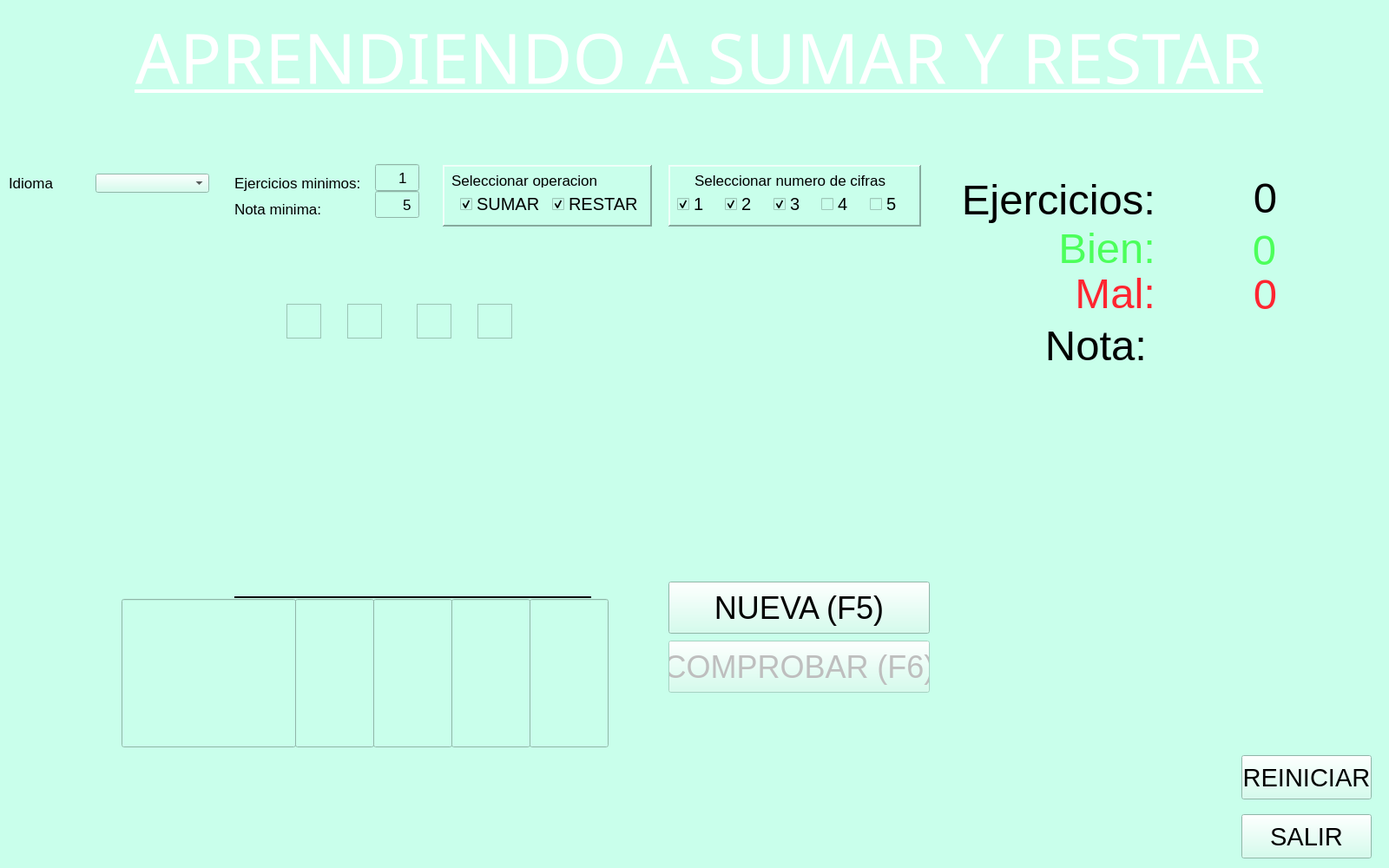
<?xml version="1.0" encoding="UTF-8"?>
<ui version="4.0">
 <class>MainWindow</class>
 <widget class="QMainWindow" name="MainWindow">
  <property name="geometry">
   <rect>
    <x>0</x>
    <y>0</y>
    <width>1600</width>
    <height>1000</height>
   </rect>
  </property>
  <property name="sizePolicy">
   <sizepolicy hsizetype="Fixed" vsizetype="Fixed">
    <horstretch>0</horstretch>
    <verstretch>0</verstretch>
   </sizepolicy>
  </property>
  <property name="minimumSize">
   <size>
    <width>1600</width>
    <height>1000</height>
   </size>
  </property>
  <property name="maximumSize">
   <size>
    <width>1600</width>
    <height>1000</height>
   </size>
  </property>
  <property name="windowTitle">
   <string notr="true">Sumar y Restar</string>
  </property>
  <property name="autoFillBackground">
   <bool>false</bool>
  </property>
  <property name="styleSheet">
   <string notr="true">background-color: rgb(201, 255, 235);</string>
  </property>
  <widget class="QWidget" name="centralWidget">
   <property name="sizePolicy">
    <sizepolicy hsizetype="Fixed" vsizetype="Fixed">
     <horstretch>0</horstretch>
     <verstretch>0</verstretch>
    </sizepolicy>
   </property>
   <property name="minimumSize">
    <size>
     <width>1600</width>
     <height>1000</height>
    </size>
   </property>
   <widget class="QFrame" name="frame">
    <property name="geometry">
     <rect>
      <x>510</x>
      <y>190</y>
      <width>241</width>
      <height>71</height>
     </rect>
    </property>
    <property name="font">
     <font>
      <pointsize>15</pointsize>
     </font>
    </property>
    <property name="frameShape">
     <enum>QFrame::Panel</enum>
    </property>
    <property name="frameShadow">
     <enum>QFrame::Raised</enum>
    </property>
    <property name="lineWidth">
     <number>2</number>
    </property>
    <property name="midLineWidth">
     <number>2</number>
    </property>
    <widget class="QWidget" name="layoutWidget">
     <property name="geometry">
      <rect>
       <x>20</x>
       <y>30</y>
       <width>211</width>
       <height>31</height>
      </rect>
     </property>
     <property name="font">
      <font>
       <pointsize>15</pointsize>
      </font>
     </property>
     <layout class="QHBoxLayout" name="horizontalLayout">
      <item>
       <widget class="QCheckBox" name="checkBox_sumar">
        <property name="font">
         <font>
          <pointsize>15</pointsize>
         </font>
        </property>
        <property name="text">
         <string>SUMAR</string>
        </property>
        <property name="checked">
         <bool>true</bool>
        </property>
       </widget>
      </item>
      <item>
       <widget class="QCheckBox" name="checkBox_restar">
        <property name="font">
         <font>
          <pointsize>15</pointsize>
         </font>
        </property>
        <property name="text">
         <string>RESTAR</string>
        </property>
        <property name="checked">
         <bool>true</bool>
        </property>
       </widget>
      </item>
     </layout>
    </widget>
    <widget class="QLabel" name="seleccionar">
     <property name="geometry">
      <rect>
       <x>10</x>
       <y>10</y>
       <width>221</width>
       <height>16</height>
      </rect>
     </property>
     <property name="font">
      <font>
       <pointsize>13</pointsize>
      </font>
     </property>
     <property name="text">
      <string>Seleccionar operacion</string>
     </property>
    </widget>
   </widget>
   <widget class="QLabel" name="titulo">
    <property name="geometry">
     <rect>
      <x>20</x>
      <y>10</y>
      <width>1571</width>
      <height>111</height>
     </rect>
    </property>
    <property name="font">
     <font>
      <family>Segoe Print</family>
      <pointsize>60</pointsize>
      <weight>50</weight>
      <bold>false</bold>
      <underline>true</underline>
      <kerning>true</kerning>
     </font>
    </property>
    <property name="styleSheet">
     <string notr="true">color: rgb(255, 255, 255);</string>
    </property>
    <property name="text">
     <string>APRENDIENDO A SUMAR Y RESTAR</string>
    </property>
    <property name="textFormat">
     <enum>Qt::AutoText</enum>
    </property>
    <property name="alignment">
     <set>Qt::AlignCenter</set>
    </property>
   </widget>
   <widget class="QFrame" name="frame_2">
    <property name="geometry">
     <rect>
      <x>770</x>
      <y>190</y>
      <width>291</width>
      <height>71</height>
     </rect>
    </property>
    <property name="font">
     <font>
      <pointsize>15</pointsize>
     </font>
    </property>
    <property name="frameShape">
     <enum>QFrame::Panel</enum>
    </property>
    <property name="frameShadow">
     <enum>QFrame::Raised</enum>
    </property>
    <property name="lineWidth">
     <number>2</number>
    </property>
    <property name="midLineWidth">
     <number>2</number>
    </property>
    <widget class="QWidget" name="layoutWidget">
     <property name="geometry">
      <rect>
       <x>10</x>
       <y>30</y>
       <width>271</width>
       <height>31</height>
      </rect>
     </property>
     <property name="font">
      <font>
       <pointsize>15</pointsize>
      </font>
     </property>
     <layout class="QHBoxLayout" name="horizontalLayout_2">
      <item>
       <widget class="QCheckBox" name="checkBox_11">
        <property name="font">
         <font>
          <pointsize>15</pointsize>
         </font>
        </property>
        <property name="text">
         <string notr="true">1</string>
        </property>
        <property name="checked">
         <bool>true</bool>
        </property>
       </widget>
      </item>
      <item>
       <widget class="QCheckBox" name="checkBox_12">
        <property name="font">
         <font>
          <pointsize>15</pointsize>
         </font>
        </property>
        <property name="text">
         <string notr="true">2</string>
        </property>
        <property name="checked">
         <bool>true</bool>
        </property>
       </widget>
      </item>
      <item>
       <widget class="QCheckBox" name="checkBox_13">
        <property name="font">
         <font>
          <pointsize>15</pointsize>
         </font>
        </property>
        <property name="text">
         <string notr="true">3</string>
        </property>
        <property name="checked">
         <bool>true</bool>
        </property>
       </widget>
      </item>
      <item>
       <widget class="QCheckBox" name="checkBox_14">
        <property name="font">
         <font>
          <pointsize>15</pointsize>
         </font>
        </property>
        <property name="text">
         <string notr="true">4</string>
        </property>
        <property name="checked">
         <bool>false</bool>
        </property>
       </widget>
      </item>
      <item>
       <widget class="QCheckBox" name="checkBox_15">
        <property name="font">
         <font>
          <pointsize>15</pointsize>
         </font>
        </property>
        <property name="text">
         <string notr="true">5</string>
        </property>
        <property name="checked">
         <bool>false</bool>
        </property>
       </widget>
      </item>
     </layout>
    </widget>
    <widget class="QLabel" name="seleccionar_2">
     <property name="geometry">
      <rect>
       <x>30</x>
       <y>10</y>
       <width>251</width>
       <height>16</height>
      </rect>
     </property>
     <property name="font">
      <font>
       <pointsize>13</pointsize>
      </font>
     </property>
     <property name="text">
      <string>Seleccionar numero de cifras</string>
     </property>
    </widget>
   </widget>
   <widget class="QPushButton" name="pushButtonSalir">
    <property name="geometry">
     <rect>
      <x>1430</x>
      <y>938</y>
      <width>150</width>
      <height>51</height>
     </rect>
    </property>
    <property name="font">
     <font>
      <pointsize>22</pointsize>
     </font>
    </property>
    <property name="text">
     <string>SALIR</string>
    </property>
   </widget>
   <widget class="QPushButton" name="pushButtonReiniciar">
    <property name="geometry">
     <rect>
      <x>1430</x>
      <y>870</y>
      <width>150</width>
      <height>51</height>
     </rect>
    </property>
    <property name="font">
     <font>
      <pointsize>22</pointsize>
     </font>
    </property>
    <property name="text">
     <string>REINICIAR</string>
    </property>
   </widget>
   <widget class="QPushButton" name="pushButtonComprobar">
    <property name="enabled">
     <bool>false</bool>
    </property>
    <property name="geometry">
     <rect>
      <x>770</x>
      <y>738</y>
      <width>301</width>
      <height>60</height>
     </rect>
    </property>
    <property name="font">
     <font>
      <pointsize>27</pointsize>
     </font>
    </property>
    <property name="text">
     <string>COMPROBAR (F6)</string>
    </property>
    <property name="shortcut">
     <string>F6</string>
    </property>
   </widget>
   <widget class="QPushButton" name="pushButtonGenerar">
    <property name="enabled">
     <bool>true</bool>
    </property>
    <property name="geometry">
     <rect>
      <x>770</x>
      <y>670</y>
      <width>301</width>
      <height>60</height>
     </rect>
    </property>
    <property name="font">
     <font>
      <pointsize>27</pointsize>
     </font>
    </property>
    <property name="text">
     <string>NUEVA (F5)</string>
    </property>
    <property name="shortcut">
     <string>F5</string>
    </property>
   </widget>
   <widget class="QLabel" name="labeloperacion1">
    <property name="geometry">
     <rect>
      <x>250</x>
      <y>360</y>
      <width>431</width>
      <height>191</height>
     </rect>
    </property>
    <property name="font">
     <font>
      <pointsize>100</pointsize>
     </font>
    </property>
    <property name="text">
     <string notr="true"/>
    </property>
    <property name="textFormat">
     <enum>Qt::RichText</enum>
    </property>
    <property name="alignment">
     <set>Qt::AlignRight|Qt::AlignTrailing|Qt::AlignVCenter</set>
    </property>
   </widget>
   <widget class="QLabel" name="labelejercicios">
    <property name="geometry">
     <rect>
      <x>1340</x>
      <y>200</y>
      <width>131</width>
      <height>51</height>
     </rect>
    </property>
    <property name="font">
     <font>
      <pointsize>37</pointsize>
     </font>
    </property>
    <property name="text">
     <string notr="true">0</string>
    </property>
    <property name="textFormat">
     <enum>Qt::RichText</enum>
    </property>
    <property name="alignment">
     <set>Qt::AlignRight|Qt::AlignTrailing|Qt::AlignVCenter</set>
    </property>
   </widget>
   <widget class="QLabel" name="labelsigno">
    <property name="geometry">
     <rect>
      <x>180</x>
      <y>510</y>
      <width>71</width>
      <height>141</height>
     </rect>
    </property>
    <property name="font">
     <font>
      <pointsize>80</pointsize>
     </font>
    </property>
    <property name="text">
     <string/>
    </property>
    <property name="textFormat">
     <enum>Qt::RichText</enum>
    </property>
    <property name="alignment">
     <set>Qt::AlignRight|Qt::AlignTrailing|Qt::AlignVCenter</set>
    </property>
   </widget>
   <widget class="Line" name="line">
    <property name="geometry">
     <rect>
      <x>270</x>
      <y>680</y>
      <width>411</width>
      <height>16</height>
     </rect>
    </property>
    <property name="frameShadow">
     <enum>QFrame::Plain</enum>
    </property>
    <property name="lineWidth">
     <number>2</number>
    </property>
    <property name="orientation">
     <enum>Qt::Horizontal</enum>
    </property>
   </widget>
   <widget class="QLabel" name="labelresultado">
    <property name="geometry">
     <rect>
      <x>230</x>
      <y>840</y>
      <width>471</width>
      <height>141</height>
     </rect>
    </property>
    <property name="font">
     <font>
      <pointsize>100</pointsize>
     </font>
    </property>
    <property name="text">
     <string notr="true"/>
    </property>
    <property name="textFormat">
     <enum>Qt::RichText</enum>
    </property>
    <property name="alignment">
     <set>Qt::AlignRight|Qt::AlignTrailing|Qt::AlignVCenter</set>
    </property>
   </widget>
   <widget class="QTextEdit" name="textEditllevadas1">
    <property name="enabled">
     <bool>true</bool>
    </property>
    <property name="geometry">
     <rect>
      <x>550</x>
      <y>350</y>
      <width>40</width>
      <height>40</height>
     </rect>
    </property>
    <property name="sizePolicy">
     <sizepolicy hsizetype="Minimum" vsizetype="Minimum">
      <horstretch>0</horstretch>
      <verstretch>0</verstretch>
     </sizepolicy>
    </property>
    <property name="font">
     <font>
      <pointsize>20</pointsize>
     </font>
    </property>
    <property name="lineWidth">
     <number>0</number>
    </property>
    <property name="verticalScrollBarPolicy">
     <enum>Qt::ScrollBarAlwaysOff</enum>
    </property>
    <property name="horizontalScrollBarPolicy">
     <enum>Qt::ScrollBarAlwaysOff</enum>
    </property>
    <property name="tabChangesFocus">
     <bool>true</bool>
    </property>
   </widget>
   <widget class="QTextEdit" name="textEditllevadas2">
    <property name="enabled">
     <bool>true</bool>
    </property>
    <property name="geometry">
     <rect>
      <x>480</x>
      <y>350</y>
      <width>40</width>
      <height>40</height>
     </rect>
    </property>
    <property name="sizePolicy">
     <sizepolicy hsizetype="Minimum" vsizetype="Minimum">
      <horstretch>0</horstretch>
      <verstretch>0</verstretch>
     </sizepolicy>
    </property>
    <property name="font">
     <font>
      <pointsize>20</pointsize>
     </font>
    </property>
    <property name="lineWidth">
     <number>0</number>
    </property>
    <property name="verticalScrollBarPolicy">
     <enum>Qt::ScrollBarAlwaysOff</enum>
    </property>
    <property name="horizontalScrollBarPolicy">
     <enum>Qt::ScrollBarAlwaysOff</enum>
    </property>
    <property name="tabChangesFocus">
     <bool>true</bool>
    </property>
   </widget>
   <widget class="QTextEdit" name="textEditllevadas3">
    <property name="enabled">
     <bool>true</bool>
    </property>
    <property name="geometry">
     <rect>
      <x>400</x>
      <y>350</y>
      <width>40</width>
      <height>40</height>
     </rect>
    </property>
    <property name="sizePolicy">
     <sizepolicy hsizetype="Minimum" vsizetype="Minimum">
      <horstretch>0</horstretch>
      <verstretch>0</verstretch>
     </sizepolicy>
    </property>
    <property name="font">
     <font>
      <pointsize>20</pointsize>
     </font>
    </property>
    <property name="lineWidth">
     <number>0</number>
    </property>
    <property name="verticalScrollBarPolicy">
     <enum>Qt::ScrollBarAlwaysOff</enum>
    </property>
    <property name="horizontalScrollBarPolicy">
     <enum>Qt::ScrollBarAlwaysOff</enum>
    </property>
    <property name="tabChangesFocus">
     <bool>true</bool>
    </property>
   </widget>
   <widget class="QTextEdit" name="textEditllevadas4">
    <property name="enabled">
     <bool>true</bool>
    </property>
    <property name="geometry">
     <rect>
      <x>330</x>
      <y>350</y>
      <width>40</width>
      <height>40</height>
     </rect>
    </property>
    <property name="sizePolicy">
     <sizepolicy hsizetype="Minimum" vsizetype="Minimum">
      <horstretch>0</horstretch>
      <verstretch>0</verstretch>
     </sizepolicy>
    </property>
    <property name="font">
     <font>
      <pointsize>20</pointsize>
     </font>
    </property>
    <property name="lineWidth">
     <number>0</number>
    </property>
    <property name="verticalScrollBarPolicy">
     <enum>Qt::ScrollBarAlwaysOff</enum>
    </property>
    <property name="horizontalScrollBarPolicy">
     <enum>Qt::ScrollBarAlwaysOff</enum>
    </property>
    <property name="tabChangesFocus">
     <bool>true</bool>
    </property>
   </widget>
   <widget class="QLabel" name="labelbien">
    <property name="geometry">
     <rect>
      <x>1339</x>
      <y>260</y>
      <width>131</width>
      <height>51</height>
     </rect>
    </property>
    <property name="font">
     <font>
      <pointsize>37</pointsize>
     </font>
    </property>
    <property name="styleSheet">
     <string notr="true">color: rgb(76, 255, 91);</string>
    </property>
    <property name="text">
     <string notr="true">0</string>
    </property>
    <property name="textFormat">
     <enum>Qt::RichText</enum>
    </property>
    <property name="alignment">
     <set>Qt::AlignRight|Qt::AlignTrailing|Qt::AlignVCenter</set>
    </property>
   </widget>
   <widget class="QLabel" name="labelmal">
    <property name="geometry">
     <rect>
      <x>1340</x>
      <y>311</y>
      <width>131</width>
      <height>51</height>
     </rect>
    </property>
    <property name="font">
     <font>
      <pointsize>37</pointsize>
     </font>
    </property>
    <property name="styleSheet">
     <string notr="true">color: rgb(255, 37, 48);</string>
    </property>
    <property name="text">
     <string notr="true">0</string>
    </property>
    <property name="textFormat">
     <enum>Qt::RichText</enum>
    </property>
    <property name="alignment">
     <set>Qt::AlignRight|Qt::AlignTrailing|Qt::AlignVCenter</set>
    </property>
   </widget>
   <widget class="QLabel" name="labelnota">
    <property name="geometry">
     <rect>
      <x>1329</x>
      <y>369</y>
      <width>141</width>
      <height>51</height>
     </rect>
    </property>
    <property name="font">
     <font>
      <pointsize>37</pointsize>
     </font>
    </property>
    <property name="text">
     <string notr="true"/>
    </property>
    <property name="textFormat">
     <enum>Qt::RichText</enum>
    </property>
    <property name="alignment">
     <set>Qt::AlignRight|Qt::AlignTrailing|Qt::AlignVCenter</set>
    </property>
   </widget>
   <widget class="QLabel" name="labelejercicios_2">
    <property name="geometry">
     <rect>
      <x>1090</x>
      <y>200</y>
      <width>241</width>
      <height>61</height>
     </rect>
    </property>
    <property name="font">
     <font>
      <pointsize>37</pointsize>
     </font>
    </property>
    <property name="text">
     <string>Ejercicios:</string>
    </property>
    <property name="textFormat">
     <enum>Qt::RichText</enum>
    </property>
    <property name="alignment">
     <set>Qt::AlignRight|Qt::AlignTrailing|Qt::AlignVCenter</set>
    </property>
   </widget>
   <widget class="QLabel" name="labelbien_2">
    <property name="geometry">
     <rect>
      <x>1180</x>
      <y>260</y>
      <width>151</width>
      <height>51</height>
     </rect>
    </property>
    <property name="font">
     <font>
      <pointsize>37</pointsize>
     </font>
    </property>
    <property name="styleSheet">
     <string notr="true">color: rgb(76, 255, 91);</string>
    </property>
    <property name="text">
     <string>Bien:</string>
    </property>
    <property name="textFormat">
     <enum>Qt::PlainText</enum>
    </property>
    <property name="alignment">
     <set>Qt::AlignRight|Qt::AlignTrailing|Qt::AlignVCenter</set>
    </property>
   </widget>
   <widget class="QLabel" name="labelmal_2">
    <property name="geometry">
     <rect>
      <x>1180</x>
      <y>310</y>
      <width>151</width>
      <height>51</height>
     </rect>
    </property>
    <property name="font">
     <font>
      <pointsize>37</pointsize>
     </font>
    </property>
    <property name="styleSheet">
     <string notr="true">color: rgb(255, 37, 48);</string>
    </property>
    <property name="text">
     <string>Mal:</string>
    </property>
    <property name="textFormat">
     <enum>Qt::RichText</enum>
    </property>
    <property name="alignment">
     <set>Qt::AlignRight|Qt::AlignTrailing|Qt::AlignVCenter</set>
    </property>
   </widget>
   <widget class="QLabel" name="labelnota_2">
    <property name="geometry">
     <rect>
      <x>1140</x>
      <y>370</y>
      <width>181</width>
      <height>51</height>
     </rect>
    </property>
    <property name="font">
     <font>
      <pointsize>37</pointsize>
     </font>
    </property>
    <property name="text">
     <string>Nota:</string>
    </property>
    <property name="textFormat">
     <enum>Qt::RichText</enum>
    </property>
    <property name="alignment">
     <set>Qt::AlignRight|Qt::AlignTrailing|Qt::AlignVCenter</set>
    </property>
   </widget>
   <widget class="QLabel" name="labeloperacion2">
    <property name="geometry">
     <rect>
      <x>250</x>
      <y>510</y>
      <width>431</width>
      <height>141</height>
     </rect>
    </property>
    <property name="font">
     <font>
      <pointsize>100</pointsize>
     </font>
    </property>
    <property name="text">
     <string notr="true"/>
    </property>
    <property name="textFormat">
     <enum>Qt::RichText</enum>
    </property>
    <property name="alignment">
     <set>Qt::AlignRight|Qt::AlignTrailing|Qt::AlignVCenter</set>
    </property>
   </widget>
   <widget class="QLabel" name="labelresultado_2">
    <property name="geometry">
     <rect>
      <x>810</x>
      <y>830</y>
      <width>301</width>
      <height>161</height>
     </rect>
    </property>
    <property name="font">
     <font>
      <pointsize>100</pointsize>
     </font>
    </property>
    <property name="text">
     <string/>
    </property>
    <property name="textFormat">
     <enum>Qt::RichText</enum>
    </property>
    <property name="alignment">
     <set>Qt::AlignRight|Qt::AlignTrailing|Qt::AlignVCenter</set>
    </property>
   </widget>
   <widget class="QLabel" name="corazon">
    <property name="geometry">
     <rect>
      <x>1260</x>
      <y>520</y>
      <width>1</width>
      <height>1</height>
     </rect>
    </property>
    <property name="text">
     <string/>
    </property>
    <property name="pixmap">
     <pixmap>conseguido.png</pixmap>
    </property>
    <property name="scaledContents">
     <bool>true</bool>
    </property>
   </widget>
   <widget class="QLineEdit" name="lineEditunidades">
    <property name="geometry">
     <rect>
      <x>610</x>
      <y>690</y>
      <width>91</width>
      <height>171</height>
     </rect>
    </property>
    <property name="font">
     <font>
      <pointsize>80</pointsize>
     </font>
    </property>
    <property name="cursor">
     <cursorShape>IBeamCursor</cursorShape>
    </property>
    <property name="mouseTracking">
     <bool>false</bool>
    </property>
    <property name="focusPolicy">
     <enum>Qt::StrongFocus</enum>
    </property>
    <property name="inputMask">
     <string notr="true">9</string>
    </property>
    <property name="text">
     <string notr="true"/>
    </property>
    <property name="maxLength">
     <number>1</number>
    </property>
    <property name="frame">
     <bool>true</bool>
    </property>
    <property name="echoMode">
     <enum>QLineEdit::Normal</enum>
    </property>
    <property name="alignment">
     <set>Qt::AlignRight|Qt::AlignTrailing|Qt::AlignVCenter</set>
    </property>
    <property name="cursorMoveStyle">
     <enum>Qt::LogicalMoveStyle</enum>
    </property>
    <property name="clearButtonEnabled">
     <bool>false</bool>
    </property>
   </widget>
   <widget class="QLineEdit" name="lineEditdecenas">
    <property name="geometry">
     <rect>
      <x>520</x>
      <y>690</y>
      <width>91</width>
      <height>171</height>
     </rect>
    </property>
    <property name="font">
     <font>
      <pointsize>80</pointsize>
     </font>
    </property>
    <property name="cursor">
     <cursorShape>IBeamCursor</cursorShape>
    </property>
    <property name="mouseTracking">
     <bool>false</bool>
    </property>
    <property name="focusPolicy">
     <enum>Qt::StrongFocus</enum>
    </property>
    <property name="inputMask">
     <string notr="true">9</string>
    </property>
    <property name="text">
     <string notr="true"/>
    </property>
    <property name="maxLength">
     <number>1</number>
    </property>
    <property name="frame">
     <bool>true</bool>
    </property>
    <property name="echoMode">
     <enum>QLineEdit::Normal</enum>
    </property>
    <property name="alignment">
     <set>Qt::AlignRight|Qt::AlignTrailing|Qt::AlignVCenter</set>
    </property>
    <property name="cursorMoveStyle">
     <enum>Qt::LogicalMoveStyle</enum>
    </property>
    <property name="clearButtonEnabled">
     <bool>false</bool>
    </property>
   </widget>
   <widget class="QLineEdit" name="lineEditcentenas">
    <property name="geometry">
     <rect>
      <x>430</x>
      <y>690</y>
      <width>91</width>
      <height>171</height>
     </rect>
    </property>
    <property name="font">
     <font>
      <pointsize>80</pointsize>
     </font>
    </property>
    <property name="cursor">
     <cursorShape>IBeamCursor</cursorShape>
    </property>
    <property name="mouseTracking">
     <bool>false</bool>
    </property>
    <property name="focusPolicy">
     <enum>Qt::StrongFocus</enum>
    </property>
    <property name="inputMask">
     <string notr="true">9</string>
    </property>
    <property name="text">
     <string notr="true"/>
    </property>
    <property name="maxLength">
     <number>1</number>
    </property>
    <property name="frame">
     <bool>true</bool>
    </property>
    <property name="echoMode">
     <enum>QLineEdit::Normal</enum>
    </property>
    <property name="alignment">
     <set>Qt::AlignRight|Qt::AlignTrailing|Qt::AlignVCenter</set>
    </property>
    <property name="cursorMoveStyle">
     <enum>Qt::LogicalMoveStyle</enum>
    </property>
    <property name="clearButtonEnabled">
     <bool>false</bool>
    </property>
   </widget>
   <widget class="QLineEdit" name="lineEditmillares">
    <property name="geometry">
     <rect>
      <x>340</x>
      <y>690</y>
      <width>91</width>
      <height>171</height>
     </rect>
    </property>
    <property name="font">
     <font>
      <pointsize>80</pointsize>
     </font>
    </property>
    <property name="cursor">
     <cursorShape>IBeamCursor</cursorShape>
    </property>
    <property name="mouseTracking">
     <bool>false</bool>
    </property>
    <property name="focusPolicy">
     <enum>Qt::StrongFocus</enum>
    </property>
    <property name="inputMask">
     <string notr="true">9</string>
    </property>
    <property name="text">
     <string notr="true"/>
    </property>
    <property name="maxLength">
     <number>1</number>
    </property>
    <property name="frame">
     <bool>true</bool>
    </property>
    <property name="echoMode">
     <enum>QLineEdit::Normal</enum>
    </property>
    <property name="alignment">
     <set>Qt::AlignRight|Qt::AlignTrailing|Qt::AlignVCenter</set>
    </property>
    <property name="cursorMoveStyle">
     <enum>Qt::LogicalMoveStyle</enum>
    </property>
    <property name="clearButtonEnabled">
     <bool>false</bool>
    </property>
   </widget>
   <widget class="QLineEdit" name="lineEditdecenasdemillares">
    <property name="geometry">
     <rect>
      <x>140</x>
      <y>690</y>
      <width>201</width>
      <height>171</height>
     </rect>
    </property>
    <property name="font">
     <font>
      <pointsize>80</pointsize>
     </font>
    </property>
    <property name="cursor">
     <cursorShape>IBeamCursor</cursorShape>
    </property>
    <property name="mouseTracking">
     <bool>false</bool>
    </property>
    <property name="focusPolicy">
     <enum>Qt::StrongFocus</enum>
    </property>
    <property name="inputMask">
     <string notr="true">99</string>
    </property>
    <property name="text">
     <string notr="true"/>
    </property>
    <property name="maxLength">
     <number>2</number>
    </property>
    <property name="frame">
     <bool>true</bool>
    </property>
    <property name="echoMode">
     <enum>QLineEdit::Normal</enum>
    </property>
    <property name="alignment">
     <set>Qt::AlignRight|Qt::AlignTrailing|Qt::AlignVCenter</set>
    </property>
    <property name="cursorMoveStyle">
     <enum>Qt::LogicalMoveStyle</enum>
    </property>
    <property name="clearButtonEnabled">
     <bool>false</bool>
    </property>
   </widget>
   <widget class="QComboBox" name="comboBoxIdioma">
    <property name="geometry">
     <rect>
      <x>110</x>
      <y>200</y>
      <width>131</width>
      <height>22</height>
     </rect>
    </property>
   </widget>
   <widget class="QLabel" name="label_idioma">
    <property name="geometry">
     <rect>
      <x>10</x>
      <y>200</y>
      <width>71</width>
      <height>21</height>
     </rect>
    </property>
    <property name="font">
     <font>
      <pointsize>13</pointsize>
     </font>
    </property>
    <property name="text">
     <string>Idioma</string>
    </property>
   </widget>
   <widget class="QLabel" name="label_ejercicios_min">
    <property name="geometry">
     <rect>
      <x>270</x>
      <y>200</y>
      <width>151</width>
      <height>21</height>
     </rect>
    </property>
    <property name="font">
     <font>
      <pointsize>13</pointsize>
     </font>
    </property>
    <property name="text">
     <string>Ejercicios minimos:</string>
    </property>
   </widget>
   <widget class="QLabel" name="label_nota_min">
    <property name="geometry">
     <rect>
      <x>270</x>
      <y>230</y>
      <width>151</width>
      <height>21</height>
     </rect>
    </property>
    <property name="font">
     <font>
      <pointsize>13</pointsize>
     </font>
    </property>
    <property name="text">
     <string>Nota minima:</string>
    </property>
   </widget>
   <widget class="QLineEdit" name="lineEditEjercicios_min">
    <property name="geometry">
     <rect>
      <x>432</x>
      <y>189</y>
      <width>51</width>
      <height>31</height>
     </rect>
    </property>
    <property name="font">
     <font>
      <pointsize>13</pointsize>
     </font>
    </property>
    <property name="inputMask">
     <string notr="true">999</string>
    </property>
    <property name="text">
     <string notr="true">1</string>
    </property>
    <property name="alignment">
     <set>Qt::AlignRight|Qt::AlignTrailing|Qt::AlignVCenter</set>
    </property>
   </widget>
   <widget class="QLineEdit" name="lineEditNota_min">
    <property name="geometry">
     <rect>
      <x>432</x>
      <y>220</y>
      <width>51</width>
      <height>31</height>
     </rect>
    </property>
    <property name="font">
     <font>
      <pointsize>13</pointsize>
     </font>
    </property>
    <property name="inputMask">
     <string notr="true">99</string>
    </property>
    <property name="text">
     <string notr="true">5</string>
    </property>
    <property name="alignment">
     <set>Qt::AlignRight|Qt::AlignTrailing|Qt::AlignVCenter</set>
    </property>
   </widget>
  </widget>
 </widget>
 <tabstops>
  <tabstop>pushButtonGenerar</tabstop>
  <tabstop>lineEditunidades</tabstop>
  <tabstop>textEditllevadas1</tabstop>
  <tabstop>lineEditdecenas</tabstop>
  <tabstop>textEditllevadas2</tabstop>
  <tabstop>lineEditcentenas</tabstop>
  <tabstop>textEditllevadas3</tabstop>
  <tabstop>lineEditmillares</tabstop>
  <tabstop>textEditllevadas4</tabstop>
  <tabstop>lineEditdecenasdemillares</tabstop>
  <tabstop>pushButtonComprobar</tabstop>
  <tabstop>comboBoxIdioma</tabstop>
  <tabstop>lineEditEjercicios_min</tabstop>
  <tabstop>lineEditNota_min</tabstop>
  <tabstop>checkBox_sumar</tabstop>
  <tabstop>checkBox_restar</tabstop>
  <tabstop>checkBox_11</tabstop>
  <tabstop>checkBox_12</tabstop>
  <tabstop>checkBox_13</tabstop>
  <tabstop>checkBox_14</tabstop>
  <tabstop>checkBox_15</tabstop>
  <tabstop>pushButtonReiniciar</tabstop>
  <tabstop>pushButtonSalir</tabstop>
 </tabstops>
 <resources/>
 <connections/>
</ui>
